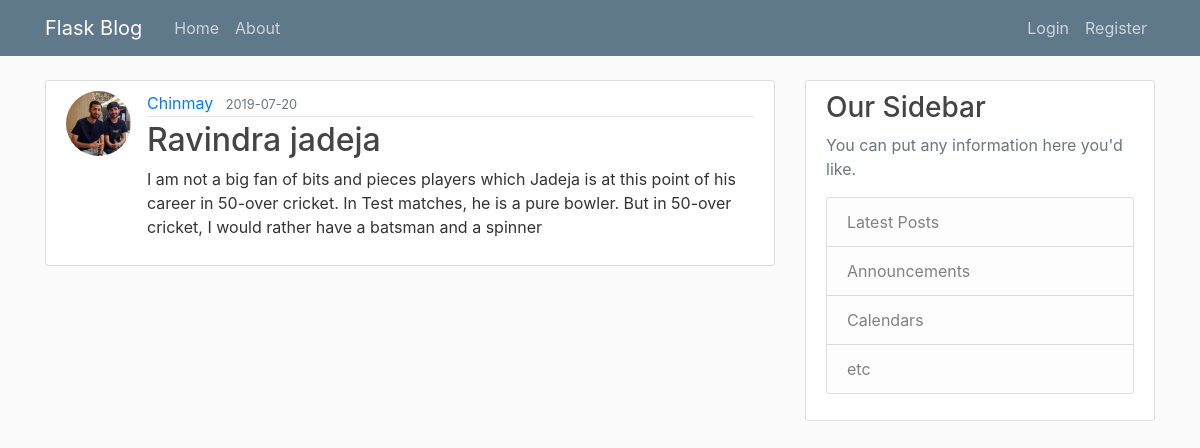
Screenshot of /post/2 with the database file from the repository.
### app/models.py (models this page shows, shortened)
class User(db.Model, UserMixin):
	id = db.Column(db.Integer, primary_key = True)
	username = db.Column(db.String(20), unique=True, nullable=False)
	email = db.Column(db.String(120), unique=True, nullable=False)
	image_file = db.Column(db.String(20), nullable=False, default='default.jpg')
	password = db.Column(db.String(60), nullable=False)
	posts = db.relationship('Post', backref='author', lazy=True)

class Post(db.Model):
	id = db.Column(db.Integer, primary_key = True)
	title = db.Column(db.String(100), nullable=False)
	date_posted = db.Column(db.DateTime, nullable=False, default=datetime.utcnow)
	content = db.Column(db.Text, nullable=False)
	user_id = db.Column(db.Integer, db.ForeignKey('user.id'), nullable=False)

### app/routes.py (the view)
@app.route("/post/<int:post_id>")
def post(post_id):
	post = Post.query.get_or_404(post_id)
	return render_template('post.html', title=post.title, post=post)

### app/templates/post.html (shortened to what this page needs)
{% extends "layout.html" %}
{% block content %}
    <article class="media content-section">
      <img class="rounded-circle article-img" src="{{ url_for('static', filename='profile_pics/' +post.author.image_file) }}">
      <div class="media-body">
        <div class="article-metadata">
          <a class="mr-2" href="{{ url_for('user_post', username=post.author.username) }}">{{ post.author.username }}</a>
          <small class="text-muted">{{ post.date_posted.strftime('%Y-%m-%d') }}</small>
        </div>
        <h2 class="article-title">{{ post.title }}</h2>
        <p class="article-content">{{ post.content }}</p>
      </div>
    </article>
{% endblock content %}

### app/Static/main.css (style rules this page uses)
body { background: #fafafa; color: #333333; margin-top: 5rem; }
h1, h2, h3, h4, h5, h6 { color: #444444; }
.content-section { background: #ffffff; padding: 10px 20px; border: 1px solid #dddddd; border-radius: 3px; margin-bottom: 20px; }
.article-title { color: #444444; }
.article-content { white-space: pre-line; }
.article-img { height: 65px; width: 65px; margin-right: 16px; }
.article-metadata { padding-bottom: 1px; margin-bottom: 4px; border-bottom: 1px solid #e3e3e3 }

### rows the page displays
User: image_file (picture), author.username "Chinmay"
Post: date_posted "2019-07-20", title "Ravindra jadeja", content "I am not a big fan of bits and pieces players which Jadeja is at this point of his career in 50-over cricket. In Test matches, he is a pure bowler. But in 50-over cricket, I would rather have a batsman and a spinner"
